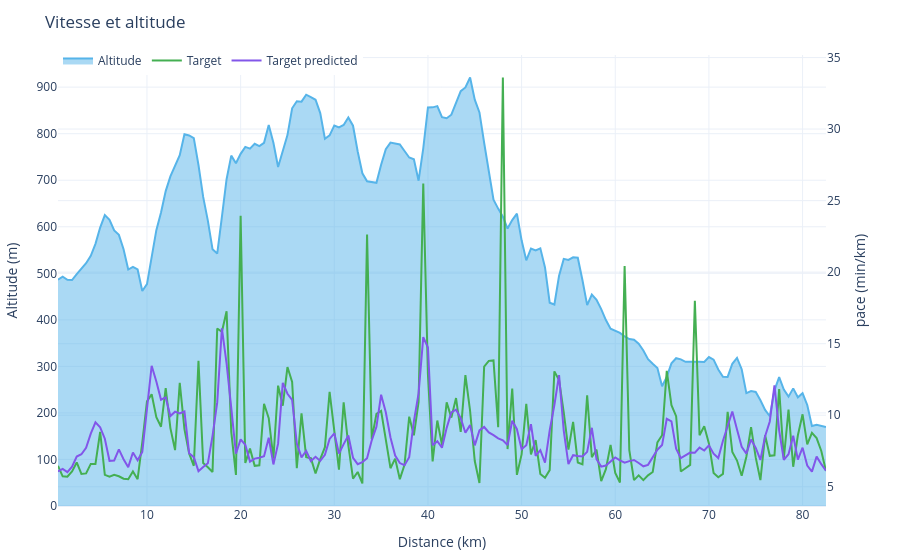
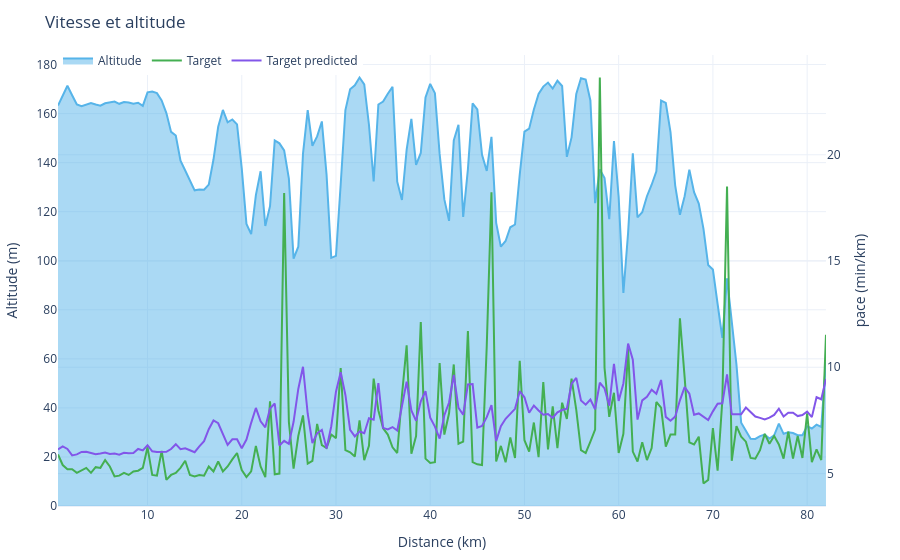
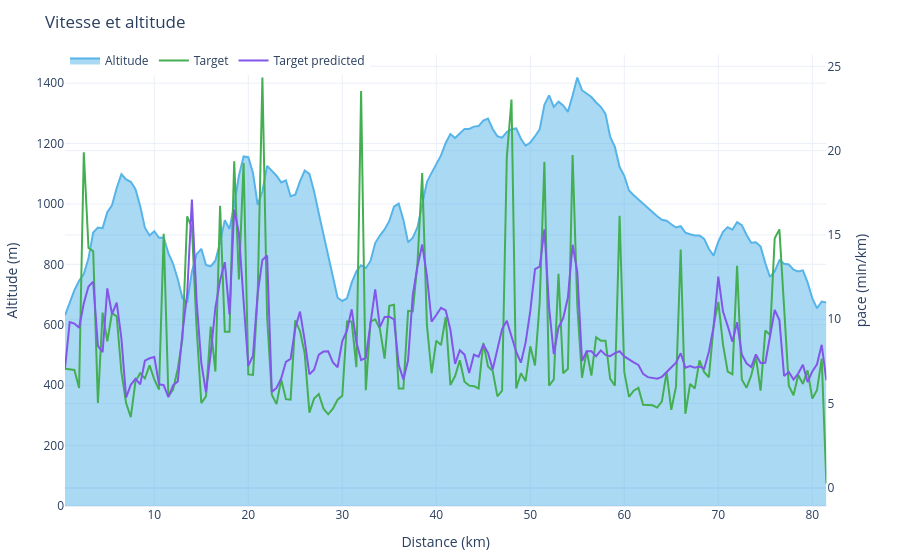
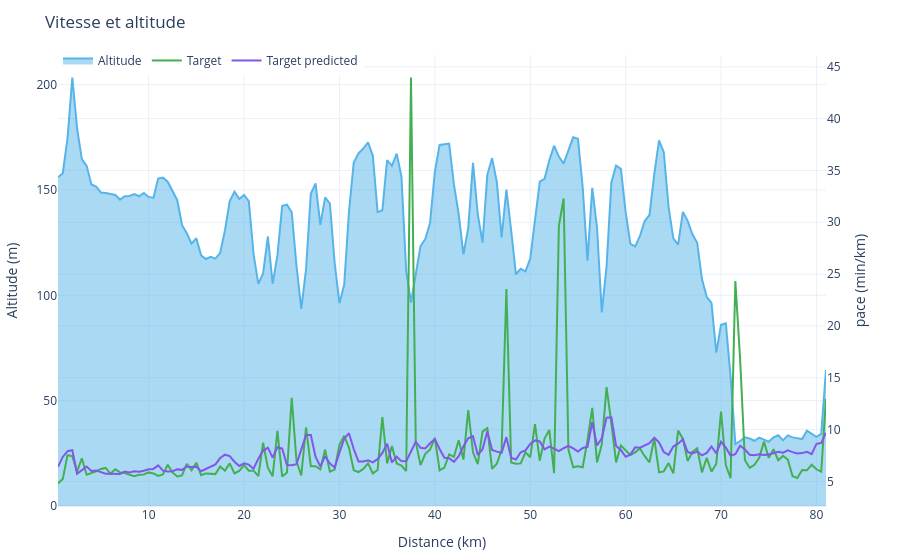

These figures' notebook cell, in order:
### Code cell
for activity_id in dataset.data["activity_id"].unique()[:5]:
    # if (
    #     not "Mamores"
    #     in dataset._data[dataset._data["activity_id"] == activity_id]
    #     .loc[:, "name"]
    #     .values[0]
    # ):
    #     continue

    race = dataset.get_activities(activity_id)
    race.plot.speed().show()

### Figure 1 — Plotly figure (JSON) as saved in the notebook; plotly's stock layout.template omitted (floating-point values rounded to 4 significant figures; data arrays with more than 128 entries replaced by an {"elided": "..."} marker saying what was removed)
{"data": [{"customdata": {"elided": "165x3 float values"}, "fill": "tozeroy", "hovertemplate": "Distance : %{x:.2f} km<br>Altitude : %{y:.1f} m<br>Target : %{customdata[0]:.1f} min/km<br>Prediction : %{customdata[1]:.1f} min/km<br>Erreur : %{customdata[2]:.1f} min/km<extra></extra>", "line": {"color": "#56B4E9"}, "mode": "lines", "name": "Altitude", "type": "scatter", "x": {"elided": "165 float values"}, "xaxis": "x", "y": {"elided": "165 float values"}, "yaxis": "y"}, {"customdata": {"elided": "165x3 float values"}, "hovertemplate": "Distance : %{x:.2f} km<br>Altitude : %{y:.1f} m<br>Target : %{customdata[0]:.1f} min/km<br>Prediction : %{customdata[1]:.1f} min/km<br>Erreur : %{customdata[2]:.1f} min/km<extra></extra>", "line": {"color": "#44AF52"}, "mode": "lines", "name": "Target", "type": "scatter", "x": {"elided": "165 float values"}, "xaxis": "x", "y": {"elided": "165 float values"}, "yaxis": "y2"}, {"customdata": {"elided": "165x3 float values"}, "hovertemplate": "Distance : %{x:.2f} km<br>Altitude : %{y:.1f} m<br>Target : %{customdata[0]:.1f} min/km<br>Prediction : %{customdata[1]:.1f} min/km<br>Erreur : %{customdata[2]:.1f} min/km<extra></extra>", "line": {"color": "#8256E9"}, "mode": "lines", "name": "Target predicted", "type": "scatter", "x": {"elided": "165 float values"}, "xaxis": "x", "y": {"elided": "165 float values"}, "yaxis": "y2"}], "layout": {"hoverlabel": {"namelength": -1}, "legend": {"orientation": "h", "x": 0, "y": 1.02}, "margin": {"b": 45, "l": 50, "r": 25, "t": 55}, "title": {"text": "Vitesse et altitude"}, "xaxis": {"anchor": "y", "domain": [0, 0.94], "title": {"text": "Distance (km)"}}, "yaxis": {"anchor": "x", "domain": [0, 1], "title": {"text": "Altitude (m)"}}, "yaxis2": {"anchor": "x", "overlaying": "y", "side": "right", "title": {"text": "pace (min/km)"}}}}

### Figure 2 — Plotly figure (JSON) as saved in the notebook; plotly's stock layout.template omitted (floating-point values rounded to 4 significant figures; data arrays with more than 128 entries replaced by an {"elided": "..."} marker saying what was removed)
{"data": [{"customdata": {"elided": "164x3 float values"}, "fill": "tozeroy", "hovertemplate": "Distance : %{x:.2f} km<br>Altitude : %{y:.1f} m<br>Target : %{customdata[0]:.1f} min/km<br>Prediction : %{customdata[1]:.1f} min/km<br>Erreur : %{customdata[2]:.1f} min/km<extra></extra>", "line": {"color": "#56B4E9"}, "mode": "lines", "name": "Altitude", "type": "scatter", "x": {"elided": "164 float values"}, "xaxis": "x", "y": {"elided": "164 float values"}, "yaxis": "y"}, {"customdata": {"elided": "164x3 float values"}, "hovertemplate": "Distance : %{x:.2f} km<br>Altitude : %{y:.1f} m<br>Target : %{customdata[0]:.1f} min/km<br>Prediction : %{customdata[1]:.1f} min/km<br>Erreur : %{customdata[2]:.1f} min/km<extra></extra>", "line": {"color": "#44AF52"}, "mode": "lines", "name": "Target", "type": "scatter", "x": {"elided": "164 float values"}, "xaxis": "x", "y": {"elided": "164 float values"}, "yaxis": "y2"}, {"customdata": {"elided": "164x3 float values"}, "hovertemplate": "Distance : %{x:.2f} km<br>Altitude : %{y:.1f} m<br>Target : %{customdata[0]:.1f} min/km<br>Prediction : %{customdata[1]:.1f} min/km<br>Erreur : %{customdata[2]:.1f} min/km<extra></extra>", "line": {"color": "#8256E9"}, "mode": "lines", "name": "Target predicted", "type": "scatter", "x": {"elided": "164 float values"}, "xaxis": "x", "y": {"elided": "164 float values"}, "yaxis": "y2"}], "layout": {"hoverlabel": {"namelength": -1}, "legend": {"orientation": "h", "x": 0, "y": 1.02}, "margin": {"b": 45, "l": 50, "r": 25, "t": 55}, "title": {"text": "Vitesse et altitude"}, "xaxis": {"anchor": "y", "domain": [0, 0.94], "title": {"text": "Distance (km)"}}, "yaxis": {"anchor": "x", "domain": [0, 1], "title": {"text": "Altitude (m)"}}, "yaxis2": {"anchor": "x", "overlaying": "y", "side": "right", "title": {"text": "pace (min/km)"}}}}

### Figure 3 — Plotly figure (JSON) as saved in the notebook; plotly's stock layout.template omitted (floating-point values rounded to 4 significant figures; data arrays with more than 128 entries replaced by an {"elided": "..."} marker saying what was removed)
{"data": [{"customdata": {"elided": "163x3 float values"}, "fill": "tozeroy", "hovertemplate": "Distance : %{x:.2f} km<br>Altitude : %{y:.1f} m<br>Target : %{customdata[0]:.1f} min/km<br>Prediction : %{customdata[1]:.1f} min/km<br>Erreur : %{customdata[2]:.1f} min/km<extra></extra>", "line": {"color": "#56B4E9"}, "mode": "lines", "name": "Altitude", "type": "scatter", "x": {"elided": "163 float values"}, "xaxis": "x", "y": {"elided": "163 float values"}, "yaxis": "y"}, {"customdata": {"elided": "163x3 float values"}, "hovertemplate": "Distance : %{x:.2f} km<br>Altitude : %{y:.1f} m<br>Target : %{customdata[0]:.1f} min/km<br>Prediction : %{customdata[1]:.1f} min/km<br>Erreur : %{customdata[2]:.1f} min/km<extra></extra>", "line": {"color": "#44AF52"}, "mode": "lines", "name": "Target", "type": "scatter", "x": {"elided": "163 float values"}, "xaxis": "x", "y": {"elided": "163 float values"}, "yaxis": "y2"}, {"customdata": {"elided": "163x3 float values"}, "hovertemplate": "Distance : %{x:.2f} km<br>Altitude : %{y:.1f} m<br>Target : %{customdata[0]:.1f} min/km<br>Prediction : %{customdata[1]:.1f} min/km<br>Erreur : %{customdata[2]:.1f} min/km<extra></extra>", "line": {"color": "#8256E9"}, "mode": "lines", "name": "Target predicted", "type": "scatter", "x": {"elided": "163 float values"}, "xaxis": "x", "y": {"elided": "163 float values"}, "yaxis": "y2"}], "layout": {"hoverlabel": {"namelength": -1}, "legend": {"orientation": "h", "x": 0, "y": 1.02}, "margin": {"b": 45, "l": 50, "r": 25, "t": 55}, "title": {"text": "Vitesse et altitude"}, "xaxis": {"anchor": "y", "domain": [0, 0.94], "title": {"text": "Distance (km)"}}, "yaxis": {"anchor": "x", "domain": [0, 1], "title": {"text": "Altitude (m)"}}, "yaxis2": {"anchor": "x", "overlaying": "y", "side": "right", "title": {"text": "pace (min/km)"}}}}

### Figure 4 — Plotly figure (JSON) as saved in the notebook; plotly's stock layout.template omitted (floating-point values rounded to 4 significant figures; data arrays with more than 128 entries replaced by an {"elided": "..."} marker saying what was removed)
{"data": [{"customdata": {"elided": "162x3 float values"}, "fill": "tozeroy", "hovertemplate": "Distance : %{x:.2f} km<br>Altitude : %{y:.1f} m<br>Target : %{customdata[0]:.1f} min/km<br>Prediction : %{customdata[1]:.1f} min/km<br>Erreur : %{customdata[2]:.1f} min/km<extra></extra>", "line": {"color": "#56B4E9"}, "mode": "lines", "name": "Altitude", "type": "scatter", "x": {"elided": "162 float values"}, "xaxis": "x", "y": {"elided": "162 float values"}, "yaxis": "y"}, {"customdata": {"elided": "162x3 float values"}, "hovertemplate": "Distance : %{x:.2f} km<br>Altitude : %{y:.1f} m<br>Target : %{customdata[0]:.1f} min/km<br>Prediction : %{customdata[1]:.1f} min/km<br>Erreur : %{customdata[2]:.1f} min/km<extra></extra>", "line": {"color": "#44AF52"}, "mode": "lines", "name": "Target", "type": "scatter", "x": {"elided": "162 float values"}, "xaxis": "x", "y": {"elided": "162 float values"}, "yaxis": "y2"}, {"customdata": {"elided": "162x3 float values"}, "hovertemplate": "Distance : %{x:.2f} km<br>Altitude : %{y:.1f} m<br>Target : %{customdata[0]:.1f} min/km<br>Prediction : %{customdata[1]:.1f} min/km<br>Erreur : %{customdata[2]:.1f} min/km<extra></extra>", "line": {"color": "#8256E9"}, "mode": "lines", "name": "Target predicted", "type": "scatter", "x": {"elided": "162 float values"}, "xaxis": "x", "y": {"elided": "162 float values"}, "yaxis": "y2"}], "layout": {"hoverlabel": {"namelength": -1}, "legend": {"orientation": "h", "x": 0, "y": 1.02}, "margin": {"b": 45, "l": 50, "r": 25, "t": 55}, "title": {"text": "Vitesse et altitude"}, "xaxis": {"anchor": "y", "domain": [0, 0.94], "title": {"text": "Distance (km)"}}, "yaxis": {"anchor": "x", "domain": [0, 1], "title": {"text": "Altitude (m)"}}, "yaxis2": {"anchor": "x", "overlaying": "y", "side": "right", "title": {"text": "pace (min/km)"}}}}
